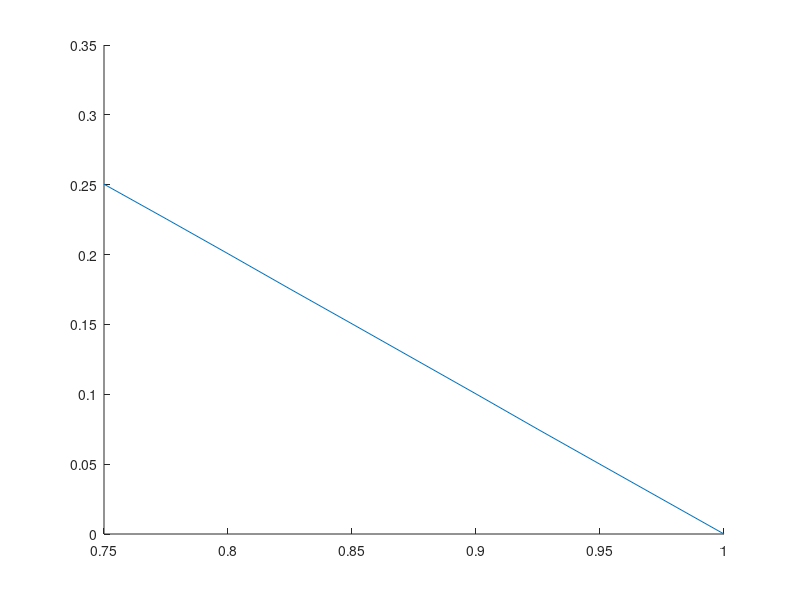

Here is the MATLAB script that generated this plot: (Note: this script raises an error after producing the figure.)
%% Generates Uniform RV in [0,1]  : X ~ U(0,1)
%  plots the distribution in [0.75 1] 
%  f(x) = 1/(b-a)
clear ;


function PUrv = uniform_rv(upper_lim, lower_lim)

PUrv = (upper_lim - lower_lim) ;

end

x_vec = linspace(0.75,1,100) ;

Pr_value = zeros(1,100);

for i=1:100

    x = x_vec(i) ;

    Pr_value(i) = uniform_rv(1, x) ;

end


URV = zeros(10^6,1);

for i=1:length(URV)

    URV(i) = rand ;

end


points = [0.750 0.775 0.800 0.825 0.850 0.900 0.925 0.950 1] ;


for j=1:length(points)
    
    PRV(j) = sum(URV > points(j)) / length(URV) ;

end

plot(points, PRV, LineWidth=5, Color="k", DisplayName="Sample") ;
xlabel("x") ;
ylabel("P(X>x)") ;
set(gca,fontsize=25);
xlim([0.75 1]);
hold on;

plot(x_vec, Pr_value, LineWidth=5, Color="g" , LineStyle=":", DisplayName="Deterministic") ;
set(gca,fontsize=25);
xlim([0.75 1]);
legend(FontSize=25) ;
hold on;
